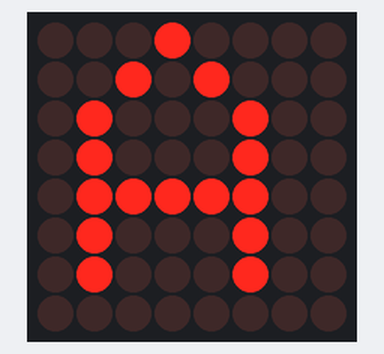
The sketch below on a simulated ESP8266 (NodeMCU). Shown: 8×8 LED matrix.

Above: at 0.15 s.
At 1.06 s:
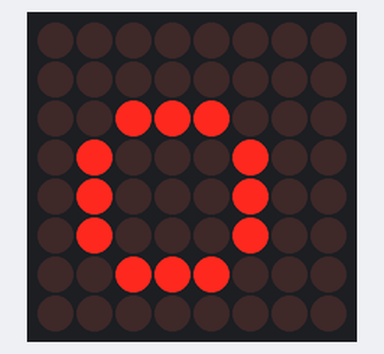
At 1.9 s:
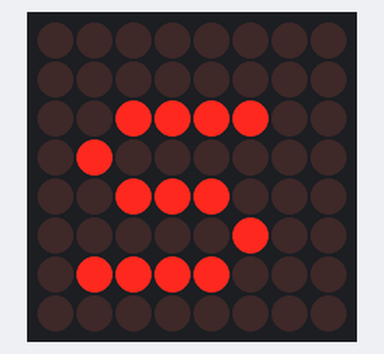

The sketch:

Matriz.ino
```cpp
#include "LedControl.h"     //simpre incluimos la libreria de control

const byte DIN      = D5;   //Lo conectamos en din
const byte CS       = D6;   //Lo conectamos a Load (cs)
const byte CLK      = D7;   //Lo conectarmos a CLK
const byte QTD_DISP =  1;   //El nuemro de matriz con controlador M72XX

LedControl ledMatrix = LedControl(DIN, CLK, CS, QTD_DISP);

void setup() {

  // El MAX72XX está en modo de ahorro de energía en el arranque, tenemos que hacer que despierte
  ledMatrix.shutdown(0, false);  //modo 'shutdown' no display '0' y FALSE

  // Establecer el brillo a un valor medio
  ledMatrix.setIntensity(0, 5);  //intensidad del display '0' y 5 (0~16)

  // y borramos la pantalla
  ledMatrix.clearDisplay(0);     //borrar pantalla '0'
}

void loop(){

  char texto[] = "Adiowis"; //Texto a mostrar en la matriz

  //Texto a mostrar en la matriz (Ejemplo de conversion de string a Char, descomentar para probar
  //String enviar = "Holiwis";
  //enviar.toCharArray(texto,50);

  //Muestra texto de izquiera a derecha
  ledMatrix.clearDisplay(0);
  ledMatrix.printStringScroll(0, 0, texto, 50, '<');
  delay(500);

  //Muestra el texto de derecha a izquierda
  ledMatrix.clearDisplay(0);
  ledMatrix.printStringScroll(0, 0, texto, 50, '>');
  delay(500);

}
```

Measured:
- by itself, everything shown: repeats every 2.6 s, in 7 steps
- what the display in image 2 shows lasts 0.8 s, from 1.8 s to 2.6 s
